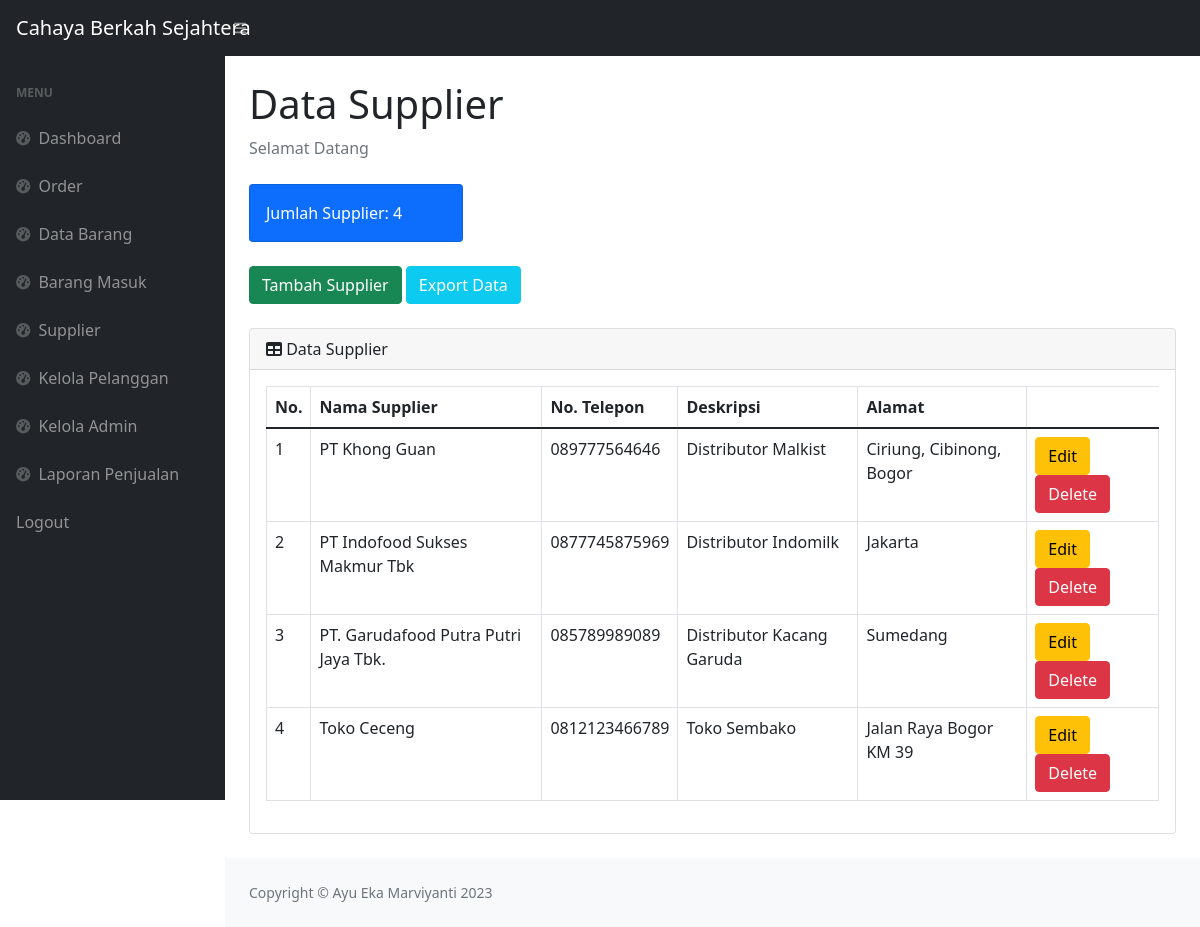
Screenshot of /suplier.php with the database file from the repository.
### tables this page shows
CREATE TABLE `suplier` (
  `id_suplier` int(11) NOT NULL,
  `nama_suplier` varchar(255) NOT NULL,
  `telpon` varchar(15) NOT NULL,
  `deskripsi` varchar(255) NOT NULL,
  `alamat` text NOT NULL
);

### suplier.php (the view, shortened to what this page needs)
<?php
require 'function01.php';
$h1 = mysqli_query($conn, "select * from suplier ");
$h2 = mysqli_num_rows($h1);
?>
<!DOCTYPE html>
<html lang="en">
<head>
    <link rel="stylesheet" type="text/css" href="https://cdn.datatables.net/1.10.19/css/jquery.dataTables.css">
    <link rel="stylesheet" type="text/css" href="https://cdn.datatables.net/buttons/1.6.5/css/buttons.dataTables.min.css">
    <link rel="stylesheet" type="text/css" href="https://cdn.datatables.net/1.10.19/css/jquery.dataTables.min.css">
    <link href="css/styles.css" rel="stylesheet" />
</head>
<body class="sb-nav-fixed">
    <nav class="sb-topnav navbar navbar-expand navbar-dark bg-dark">
        <a class="navbar-brand ps-3" href="suplier.php">Cahaya Berkah Sejahtera</a>
        <button class="btn btn-link btn-sm order-1 order-lg-0 me-4 me-lg-0" id="sidebarToggle" href="#!"><i class="fas fa-bars"></i></button>
    </nav>
    <div id="layoutSidenav">
        <div id="layoutSidenav_nav">
            <nav class="sb-sidenav accordion sb-sidenav-dark" id="sidenavAccordion">
                <div class="sb-sidenav-menu">
                    <div class="nav">
                        <div class="sb-sidenav-menu-heading">Menu</div>
                        <a class="nav-link" href="index01.php">
                            <div class="sb-nav-link-icon"><i class="fas fa-tachometer-alt"></i></div>
                            Dashboard
                        </a>
                        <a class="nav-link" href="">
                            <div class="sb-nav-link-icon"><i class="fas fa-tachometer-alt"></i></div>
                            Order
                        </a>
                        <a class="nav-link" href="stock01.php">
                            <div class="sb-nav-link-icon"><i class="fas fa-tachometer-alt"></i></div>
                            Data Barang
                        </a>
                        <a class="nav-link" href="masuk01.php">
                            <div class="sb-nav-link-icon"><i class="fas fa-tachometer-alt"></i></div>
                            Barang Masuk
                        </a>
                        <a class="nav-link" href="suplier.php">
                            <div class="sb-nav-link-icon"><i class="fas fa-tachometer-alt"></i></div>
                            Supplier
                        </a>
                        <a class="nav-link" href="">
                            <div class="sb-nav-link-icon"><i class="fas fa-tachometer-alt"></i></div>
                            Kelola Pelanggan
                        </a>
                        <a class="nav-link" href="admin.php">
                            <div class="sb-nav-link-icon"><i class="fas fa-tachometer-alt"></i></div>
                            Kelola Admin
                        </a>
                        <a class="nav-link" href="laporan01.php">
                            <div class="sb-nav-link-icon"><i class="fas fa-tachometer-alt"></i></div>
                            Laporan Penjualan
                        </a>
                        <a class="nav-link" href="logout.php">
                            Logout
                        </a>
                    </div>
                </div>
            </nav>
        </div>
        <div id="layoutSidenav_content">
            <main>
                <div class="container-fluid px-4">
                    <h1 class="mt-4">Data Supplier</h1>
                    <ol class="breadcrumb mb-4">
                        <li class="breadcrumb-item active">Selamat Datang</li>
                    </ol>
                    <div class="row">
                        <div class="col-xl-3 col-md-6">
                            <div class="card bg-primary text-white mb-4">
                                <div class="card-body">Jumlah Supplier: <?= $h2; ?></div>
                            </div>
                        </div>
                    </div>
                    <button type="button" class="btn btn-success mb-4" data-bs-toggle="modal" data-bs-target="#exampleModal">
                        Tambah Supplier
                    </button>
                    <a href="export-supplier.php" class="btn btn-info text-white mb-4">Export Data</a>
                    <div class="card mb-4">
                        <div class="card-header">
                            <i class="fas fa-table mr-1"></i>
                            Data Supplier
                        </div>
                        <div class="card-body">
                            <div class="data-tables datatable-dark">
                                <table class="table table-bordered" id="dataTable" width="100%" collspacing="0">
                                    <thead>
                                        <tr>
                                            <th>No.</th>
                                            <th>Nama Supplier</th>
                                            <th>No. Telepon</th>
                                            <th>Deskripsi</th>
                                            <th>Alamat</th>
                                    </thead>
                                    <tbody>
                                        <?php
                                        $get = mysqli_query($conn, "select * from suplier");
                                        $i = 1;
                                        while ($p = mysqli_fetch_array($get)) {
                                            $id_suplier     = $p['id_suplier'];
                                            $nama_suplier   = $p['nama_suplier'];
                                            $telpon         = $p['telpon'];
                                            $deskripsi      = $p['deskripsi'];
                                            $alamat         = $p['alamat'];
                                        ?>
                                            <tr>
                                                <td><?= $i++; ?></td>
                                                <td><?php echo $nama_suplier; ?></td>
                                                <td><?php echo $telpon; ?></td>
                                                <td><?php echo $deskripsi; ?></td>
                                                <td><?php echo $alamat; ?></td>
                                                <td><button type="button" class="btn btn-warning" data-bs-toggle="modal" data-bs-target="#edit<?php echo $id_suplier; ?>">
                                                        Edit
                                                    </button>
                                                    <button type="button" class="btn btn-danger" data-bs-toggle="modal" data-bs-target="#delete<?php echo $id_suplier; ?>">
                                                        Delete
                                                    </button>
                                                </td>
                                            </tr>
                                        <?php
                                        };
                                        ?>
                                    </tbody>
                                </table>
                            </div>
                        </div>
                    </div>
            </main>
            <footer class="py-4 bg-light mt-auto">
                <div class="container-fluid px-4">
                    <div class="d-flex align-items-center justify-content-between small">
                        <div class="text-muted">Copyright &copy; Ayu Eka Marviyanti 2023</div>
                    </div>
                </div>
            </footer>
        </div>
    </div>
</body>
</html>

### rows the page displays
suplier: nama_suplier "PT Khong Guan", telpon "089777564646", deskripsi "Distributor Malkist", alamat "Ciriung, Cibinong, Bogor"
suplier: nama_suplier "PT Indofood Sukses Makmur Tbk", telpon "0877745875969", deskripsi "Distributor Indomilk", alamat "Jakarta"
suplier: nama_suplier "PT. Garudafood Putra Putri Jaya Tbk.", telpon "085789989089", deskripsi "Distributor Kacang Garuda", alamat "Sumedang"
suplier: nama_suplier "Toko Ceceng", telpon "0812123466789", deskripsi "Toko Sembako", alamat "Jalan Raya Bogor KM 39"

### other values shown
$h2 "4"
